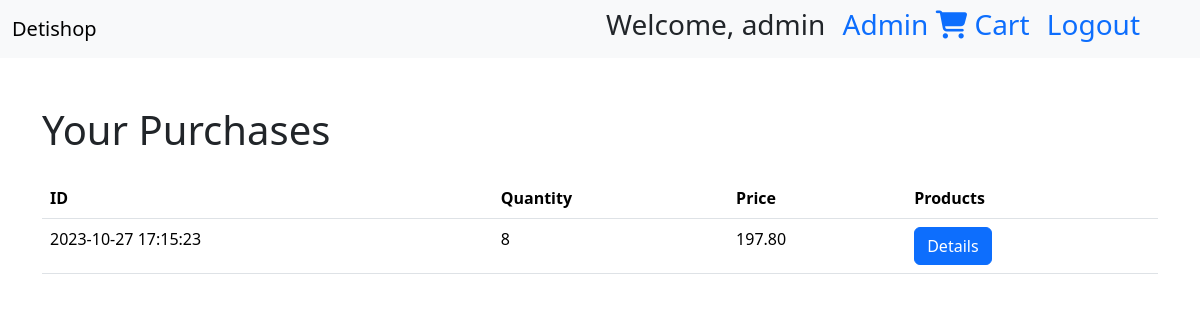
Screenshot of /app_sec/perfil.php (signed in) with the database file from the repository.
### tables this page shows
CREATE TABLE `purchases` (
  `id` int(11) NOT NULL,
  `user_id` int(11) NOT NULL,
  `date` timestamp NOT NULL DEFAULT current_timestamp() ON UPDATE current_timestamp(),
  `total` decimal(5,2) NOT NULL,
  `quantity` int(11) NOT NULL
);

### app_sec/perfil.php (the view, shortened to what this page needs)
<?php
$con = mysqli_connect('localhost', 'root');
mysqli_select_db($con, 'sio');
$sql = "SELECT * FROM purchases where user_id = '" . $_SESSION['user_id'] . "'";
$result = mysqli_query($con, $sql);
$purchases = mysqli_fetch_all($result, MYSQLI_ASSOC);
?>
<!DOCTYPE html>
<html lang="en">
<head>
    <link href="https://cdn.jsdelivr.net/npm/bootstrap@5.3.2/dist/css/bootstrap.min.css" rel="stylesheet">
    <link rel="stylesheet" href="https://cdnjs.cloudflare.com/ajax/libs/font-awesome/6.4.2/css/all.min.css">
</head>
<body>
    <?php include 'navbar.php'; ?>
    <div class="container mt-5">
        <h1 class="mb-4">Your Purchases</h1>
        <table class="table">
            <thead>
                <tr>
                    <th scope="col">ID</th>
                    <th scope="col">Quantity</th>
                    <th scope="col">Price</th>
                    <th scope="col">Products</th>
                </tr>
            </thead>
            <tbody>
                <?php foreach ($purchases as $purchase) { ?>
                    <tr data-bs-toggle="collapse" data-bs-target="#purchase-<?php echo $purchase['id']; ?>" aria-expanded="false" aria-controls="purchase-<?php echo $purchase['id']; ?>">
                        <td><?php echo htmlspecialchars($purchase['date'], ENT_QUOTES); ?></td>
                        <td><?php echo htmlspecialchars($purchase['quantity'], ENT_QUOTES); ?></td>
                        <td><?php echo htmlspecialchars($purchase['total'], ENT_QUOTES); ?></td>
                        <td><button class="btn btn-primary">Details</button></td>
                    </tr>
                <?php } ?>
            </tbody>
        </table>
    </div>
</body>
</html>
</body>
</html>

### rows the page displays
purchases: date "2023-10-27 17:15:23", quantity "8", total "197.80"

### other values shown
$_SESSION['name'] "admin"
